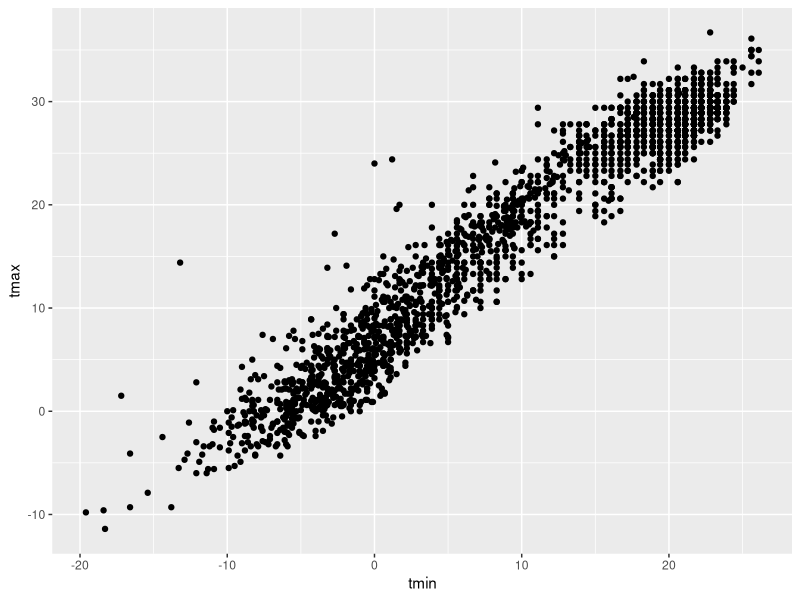
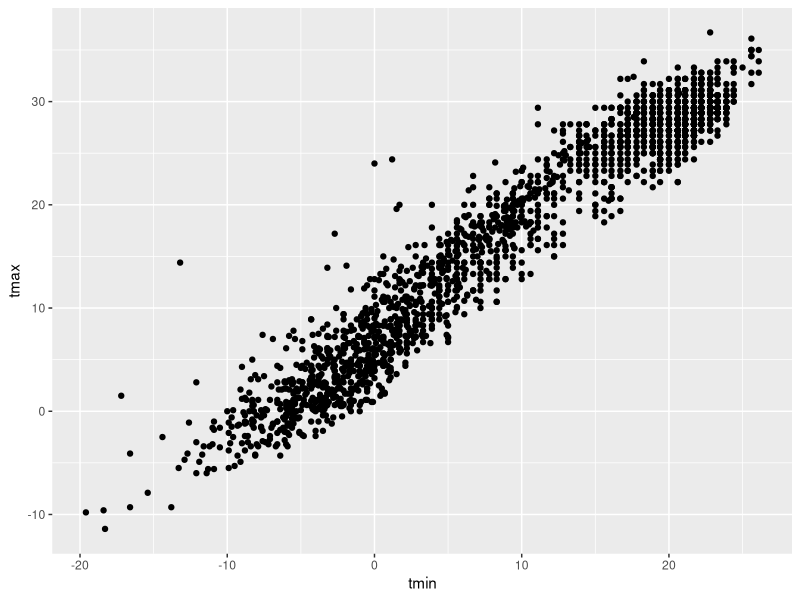
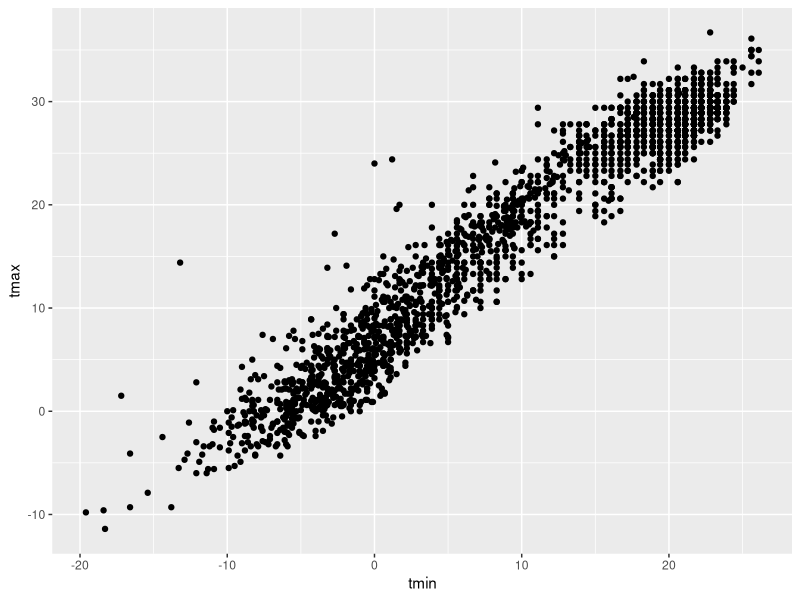
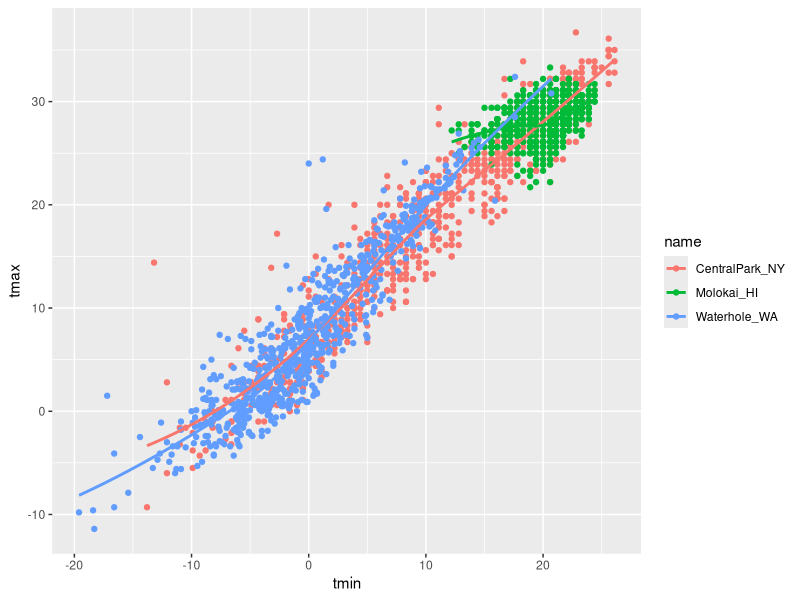
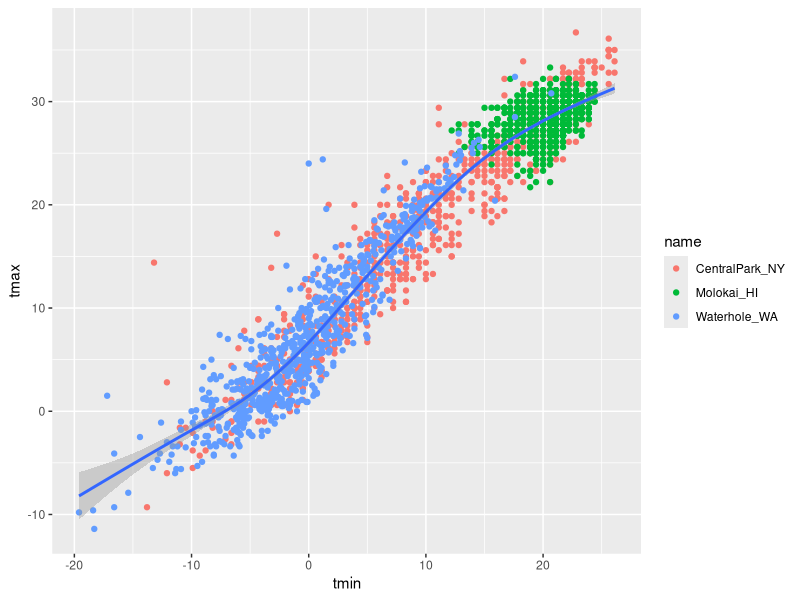
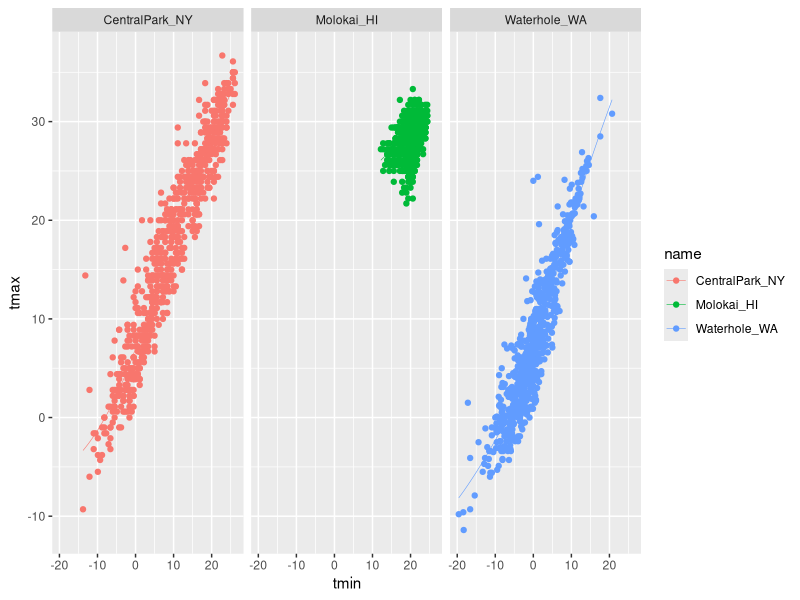
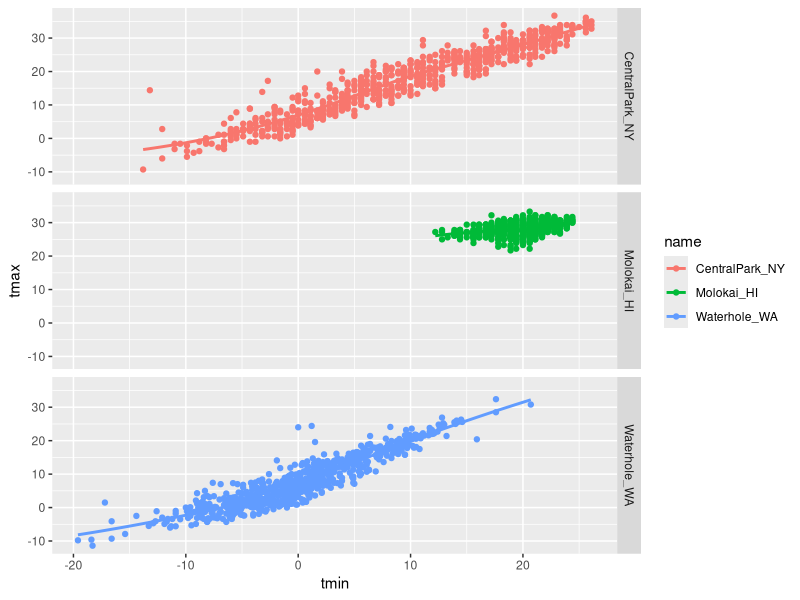
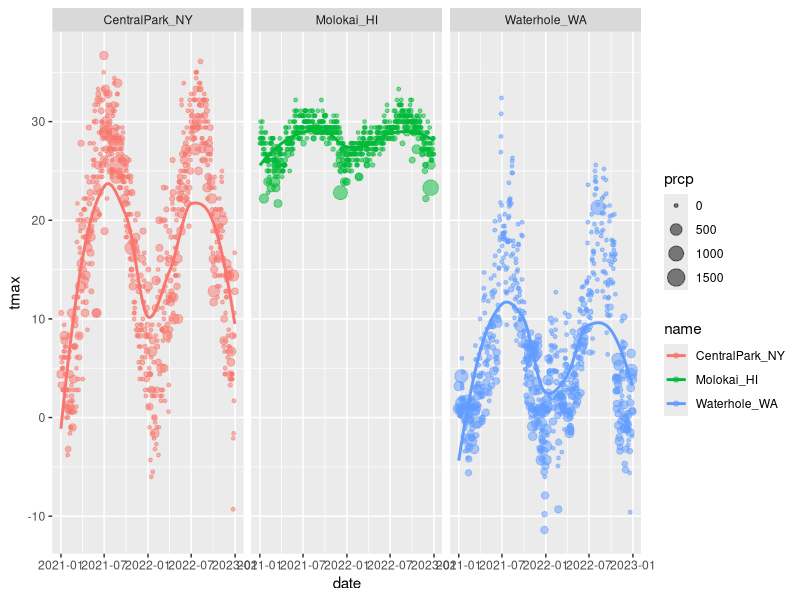

Source code (R) for these figures, in order:
## ---- chunk 1
library(tidyverse)
## ---- chunk 2
weather_df=read_csv("./weather_df.csv", na=c("NA","","."))

weather_df
## ---- chunk 3
ggplot(weather_df,aes(x = tmin, y = tmax)) +
  geom_point()
## ---- chunk 4
weather_df %>% 
  ggplot(aes(x= tmin, y =tmax)) +
  geom_point()
## ---- chunk 5
weather_plot=
  weather_df %>% 
  ggplot(aes(x= tmin, y =tmax))

weather_plot+geom_point()
## ---- chunk 6
weather_df %>% 
  ggplot(aes(x= tmin, y =tmax, color=name)) +
  geom_point()+
  geom_smooth(se=FALSE)
## ---- chunk 7
weather_df %>% 
  ggplot(aes(x= tmin, y =tmax)) +
  geom_point(aes(color=name))+
  geom_smooth()
## ---- chunk 8
weather_df %>% 
  ggplot(aes(x= tmin, y =tmax, color=name)) +
  geom_point()+
  geom_smooth(se=FALSE, alpha= 0.5, size=0.2)+
  facet_grid(. ~ name)
## ---- chunk 9
weather_df %>% 
  ggplot(aes(x= tmin, y =tmax, color=name)) +
  geom_point()+
  geom_smooth(se=FALSE)+
  facet_grid(name ~ .)
## ---- chunk 10
weather_df %>% 
  ggplot(aes(x=date, y =tmax, color=name)) +
  geom_point(alpha=0.5,aes(size=prcp))+
  geom_smooth(se=FALSE)+
  facet_grid(. ~ name)
## ---- chunk 11
weather_df %>% 
  ggplot(aes(x= tmin, y =tmax, color=name)) +
  geom_smooth(se= FALSE)
## ---- chunk 12
weather_df %>% 
  ggplot(aes(x= tmin, y =tmax)) +
  geom_hex()
## ---- chunk 13
weather_df %>% 
  ggplot(aes(x= tmin, y =tmax)) +
  geom_bin2d()
## ---- chunk 14
weather_df %>% 
  ggplot(aes(x= tmin, y =tmax)) +
  geom_density2d()
## ---- chunk 15
weather_df %>% 
  ggplot(aes(x= tmin))+
  geom_histogram()
## ---- chunk 16
weather_df %>% 
  ggplot(aes(x= tmin, fill =name))+
  geom_histogram(position="dodge")+
  facet_grid(.~name)
## ---- chunk 17
ggplot(weather_df, aes(x = tmin, fill = name)) + 
  geom_density(alpha = .4, adjust = .5, color = "blue")
## Warning: Removed 17 rows containing non-finite outside the scale range## (`stat_density()`).
## ---- chunk 18
ggplot(weather_df, aes(x = name, y = tmax)) + 
  geom_boxplot()
## Warning: Removed 17 rows containing non-finite outside the scale range## (`stat_boxplot()`).
## ---- chunk 19
ggplot(weather_df, aes(x = name, y = tmax)) + 
  geom_violin(aes(fill = name), alpha = .5) + 
  stat_summary(fun = "median", color = "blue")
## ---- chunk 20
library(ggridges)
## ---- chunk 21
ggplot(weather_df, aes(x = tmax, y = name)) + 
  geom_density_ridges()
## Picking joint bandwidth of 1.54## Warning: Removed 17 rows containing non-finite outside the scale range## (`stat_density_ridges()`).
